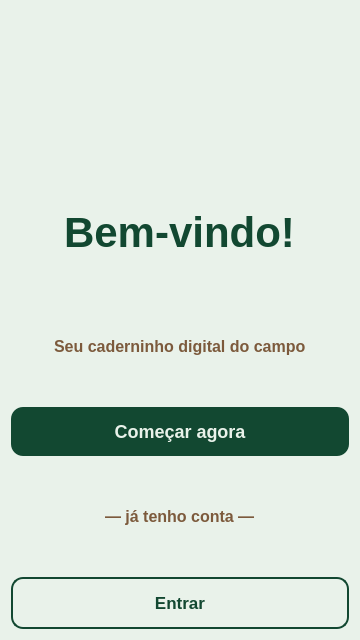
<?xml version="1.0" encoding="UTF-8"?>
<ui version="4.0">
 <class>Form</class>
 <widget class="QWidget" name="Form">
  <property name="geometry">
   <rect>
    <x>0</x>
    <y>0</y>
    <width>360</width>
    <height>640</height>
   </rect>
  </property>
  <property name="minimumSize">
   <size>
    <width>360</width>
    <height>640</height>
   </size>
  </property>
  <property name="maximumSize">
   <size>
    <width>360</width>
    <height>640</height>
   </size>
  </property>
  <property name="windowTitle">
   <string>Form</string>
  </property>
  <property name="styleSheet">
   <string notr="true">QWidget { background-color: #E9F2EA; font-family: &quot;Roboto Flex&quot;; }
QPushButton { background-color: #124831; color: #E9F2EA; font-family: &quot;Roboto Flex&quot;; font-weight: 700; font-size: 18px; border-radius: 12px; padding: 14px; border: none; }
QPushButton:hover { background-color: #0a3020; }
QPushButton#login_button { background-color: transparent; color: #124831; border: 2px solid #124831; font-size: 17px; }
QPushButton#login_button:hover { background-color: #d0e8d4; }
QLabel#welcome_label { font-family: &quot;Roboto Flex&quot;; font-weight: 800; font-size: 42px; color: #124831; }
QLabel#presentation_label, QLabel#i_have_account_label { font-family: &quot;Roboto Flex&quot;; font-weight: 500; font-size: 16px; color: #7C5A3C; }</string>
  </property>
  <layout class="QVBoxLayout" name="verticalLayout_2">
   <item>
    <layout class="QVBoxLayout" name="verticalLayout">
     <item alignment="Qt::AlignmentFlag::AlignHCenter">
      <widget class="QLabel" name="agrobook_logo">
       <property name="sizePolicy">
        <sizepolicy hsizetype="Preferred" vsizetype="Preferred">
         <horstretch>0</horstretch>
         <verstretch>0</verstretch>
        </sizepolicy>
       </property>
       <property name="minimumSize">
        <size>
         <width>214</width>
         <height>160</height>
        </size>
       </property>
       <property name="maximumSize">
        <size>
         <width>214</width>
         <height>160</height>
        </size>
       </property>
       <property name="layoutDirection">
        <enum>Qt::LayoutDirection::LeftToRight</enum>
       </property>
       <property name="text">
        <string/>
       </property>
       <property name="pixmap">
        <pixmap>images/logo.png</pixmap>
       </property>
       <property name="scaledContents">
        <bool>true</bool>
       </property>
       <property name="alignment">
        <set>Qt::AlignmentFlag::AlignLeading|Qt::AlignmentFlag::AlignVCenter</set>
       </property>
      </widget>
     </item>
     <item alignment="Qt::AlignmentFlag::AlignHCenter">
      <widget class="QLabel" name="welcome_label">
       <property name="text">
        <string>Bem-vindo!</string>
       </property>
      </widget>
     </item>
     <item alignment="Qt::AlignmentFlag::AlignHCenter">
      <widget class="QLabel" name="presentation_label">
       <property name="text">
        <string>Seu caderninho digital do campo</string>
       </property>
      </widget>
     </item>
     <item>
      <widget class="QPushButton" name="signup_button">
       <property name="text">
        <string>Começar agora</string>
       </property>
        <property name="icon">
         <iconset>
          <normaloff>gui/images/leaves-icon.png</normaloff>gui/images/leaves-icon.png</iconset>
        </property>
      </widget>
     </item>
     <item alignment="Qt::AlignmentFlag::AlignHCenter">
      <widget class="QLabel" name="i_have_account_label">
       <property name="text">
        <string>— já tenho conta —</string>
       </property>
       <property name="scaledContents">
        <bool>false</bool>
       </property>
      </widget>
     </item>
     <item>
      <widget class="QPushButton" name="login_button">
       <property name="text">
        <string>Entrar</string>
       </property>
      </widget>
     </item>
    </layout>
   </item>
  </layout>
 </widget>
 <resources/>
 <connections/>
</ui>
